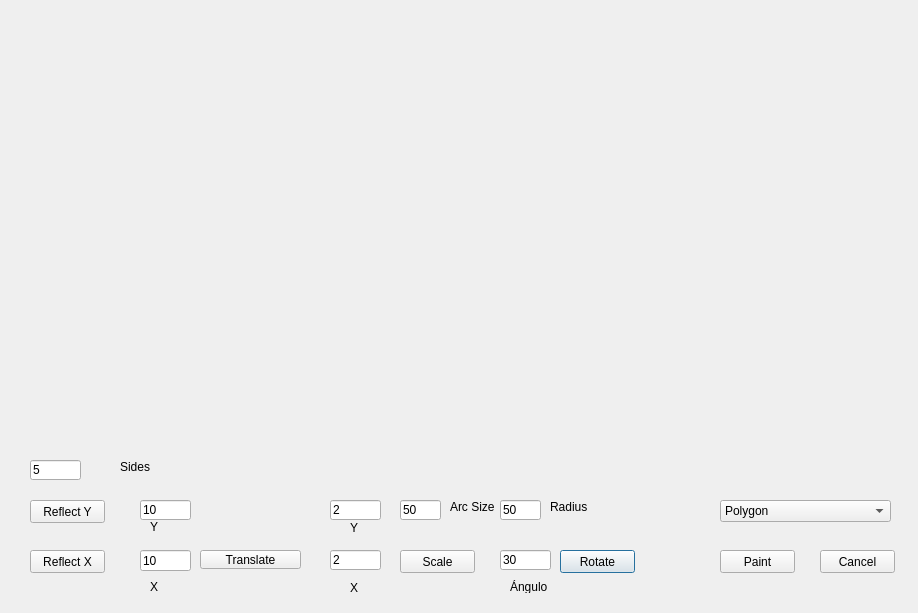
<?xml version="1.0" encoding="UTF-8"?>
<ui version="4.0">
 <class>polygonwindow</class>
 <widget class="QDialog" name="polygonwindow">
  <property name="geometry">
   <rect>
    <x>0</x>
    <y>0</y>
    <width>918</width>
    <height>613</height>
   </rect>
  </property>
  <property name="windowTitle">
   <string>Dialog</string>
  </property>
  <widget class="QLineEdit" name="transX">
   <property name="geometry">
    <rect>
     <x>140</x>
     <y>550</y>
     <width>51</width>
     <height>21</height>
    </rect>
   </property>
   <property name="text">
    <string>10</string>
   </property>
  </widget>
  <widget class="QToolButton" name="Translate">
   <property name="geometry">
    <rect>
     <x>200</x>
     <y>550</y>
     <width>101</width>
     <height>19</height>
    </rect>
   </property>
   <property name="text">
    <string>Translate</string>
   </property>
  </widget>
  <widget class="QLineEdit" name="transY">
   <property name="geometry">
    <rect>
     <x>140</x>
     <y>500</y>
     <width>51</width>
     <height>20</height>
    </rect>
   </property>
   <property name="text">
    <string>10</string>
   </property>
  </widget>
  <widget class="QLabel" name="label">
   <property name="geometry">
    <rect>
     <x>150</x>
     <y>580</y>
     <width>47</width>
     <height>13</height>
    </rect>
   </property>
   <property name="text">
    <string>X</string>
   </property>
  </widget>
  <widget class="QLabel" name="label_2">
   <property name="geometry">
    <rect>
     <x>150</x>
     <y>520</y>
     <width>47</width>
     <height>13</height>
    </rect>
   </property>
   <property name="text">
    <string>Y</string>
   </property>
  </widget>
  <widget class="QLineEdit" name="rotate">
   <property name="geometry">
    <rect>
     <x>500</x>
     <y>550</y>
     <width>51</width>
     <height>20</height>
    </rect>
   </property>
   <property name="text">
    <string>30</string>
   </property>
  </widget>
  <widget class="QLabel" name="label_3">
   <property name="geometry">
    <rect>
     <x>510</x>
     <y>580</y>
     <width>47</width>
     <height>13</height>
    </rect>
   </property>
   <property name="text">
    <string>Ángulo</string>
   </property>
  </widget>
  <widget class="QPushButton" name="rotateButton">
   <property name="geometry">
    <rect>
     <x>560</x>
     <y>550</y>
     <width>75</width>
     <height>23</height>
    </rect>
   </property>
   <property name="text">
    <string>Rotate</string>
   </property>
  </widget>
  <widget class="QLineEdit" name="scaleY">
   <property name="geometry">
    <rect>
     <x>330</x>
     <y>500</y>
     <width>51</width>
     <height>20</height>
    </rect>
   </property>
   <property name="text">
    <string>2</string>
   </property>
  </widget>
  <widget class="QLineEdit" name="scaleX">
   <property name="geometry">
    <rect>
     <x>330</x>
     <y>550</y>
     <width>51</width>
     <height>20</height>
    </rect>
   </property>
   <property name="text">
    <string>2</string>
   </property>
  </widget>
  <widget class="QLabel" name="label_4">
   <property name="geometry">
    <rect>
     <x>350</x>
     <y>580</y>
     <width>16</width>
     <height>16</height>
    </rect>
   </property>
   <property name="text">
    <string>X</string>
   </property>
  </widget>
  <widget class="QLabel" name="label_5">
   <property name="geometry">
    <rect>
     <x>350</x>
     <y>520</y>
     <width>16</width>
     <height>16</height>
    </rect>
   </property>
   <property name="text">
    <string>Y</string>
   </property>
  </widget>
  <widget class="QPushButton" name="Scale">
   <property name="geometry">
    <rect>
     <x>400</x>
     <y>550</y>
     <width>75</width>
     <height>23</height>
    </rect>
   </property>
   <property name="text">
    <string>Scale</string>
   </property>
  </widget>
  <widget class="QPushButton" name="ReflectX">
   <property name="geometry">
    <rect>
     <x>30</x>
     <y>550</y>
     <width>75</width>
     <height>23</height>
    </rect>
   </property>
   <property name="text">
    <string>Reflect X</string>
   </property>
  </widget>
  <widget class="QPushButton" name="ReflectY">
   <property name="geometry">
    <rect>
     <x>30</x>
     <y>500</y>
     <width>75</width>
     <height>23</height>
    </rect>
   </property>
   <property name="text">
    <string>Reflect Y</string>
   </property>
  </widget>
  <widget class="QPushButton" name="paintPolygon">
   <property name="geometry">
    <rect>
     <x>720</x>
     <y>550</y>
     <width>75</width>
     <height>23</height>
    </rect>
   </property>
   <property name="text">
    <string>Paint</string>
   </property>
  </widget>
  <widget class="QPushButton" name="pushButton_6">
   <property name="geometry">
    <rect>
     <x>820</x>
     <y>550</y>
     <width>75</width>
     <height>23</height>
    </rect>
   </property>
   <property name="text">
    <string>Cancel</string>
   </property>
  </widget>
  <widget class="QLineEdit" name="ladosPoligono">
   <property name="geometry">
    <rect>
     <x>30</x>
     <y>460</y>
     <width>51</width>
     <height>20</height>
    </rect>
   </property>
   <property name="text">
    <string>5</string>
   </property>
  </widget>
  <widget class="QLabel" name="label_6">
   <property name="geometry">
    <rect>
     <x>120</x>
     <y>460</y>
     <width>47</width>
     <height>13</height>
    </rect>
   </property>
   <property name="text">
    <string>Sides</string>
   </property>
  </widget>
  <widget class="QComboBox" name="comboBox">
   <property name="geometry">
    <rect>
     <x>720</x>
     <y>500</y>
     <width>171</width>
     <height>22</height>
    </rect>
   </property>
   <item>
    <property name="text">
     <string>Polygon</string>
    </property>
   </item>
   <item>
    <property name="text">
     <string>Cube</string>
    </property>
   </item>
   <item>
    <property name="text">
     <string>Rectangular Prism</string>
    </property>
   </item>
   <item>
    <property name="text">
     <string>Triangular Prism</string>
    </property>
   </item>
   <item>
    <property name="text">
     <string>Cone</string>
    </property>
   </item>
   <item>
    <property name="text">
     <string>Arch</string>
    </property>
   </item>
  </widget>
  <widget class="QLineEdit" name="Arc">
   <property name="geometry">
    <rect>
     <x>400</x>
     <y>500</y>
     <width>41</width>
     <height>20</height>
    </rect>
   </property>
   <property name="text">
    <string>50</string>
   </property>
  </widget>
  <widget class="QLineEdit" name="Radius">
   <property name="geometry">
    <rect>
     <x>500</x>
     <y>500</y>
     <width>41</width>
     <height>20</height>
    </rect>
   </property>
   <property name="text">
    <string>50</string>
   </property>
  </widget>
  <widget class="QLabel" name="label_7">
   <property name="geometry">
    <rect>
     <x>450</x>
     <y>500</y>
     <width>47</width>
     <height>13</height>
    </rect>
   </property>
   <property name="text">
    <string>Arc Size</string>
   </property>
  </widget>
  <widget class="QLabel" name="label_8">
   <property name="geometry">
    <rect>
     <x>550</x>
     <y>500</y>
     <width>47</width>
     <height>13</height>
    </rect>
   </property>
   <property name="text">
    <string>Radius</string>
   </property>
  </widget>
 </widget>
 <resources/>
 <connections/>
</ui>
